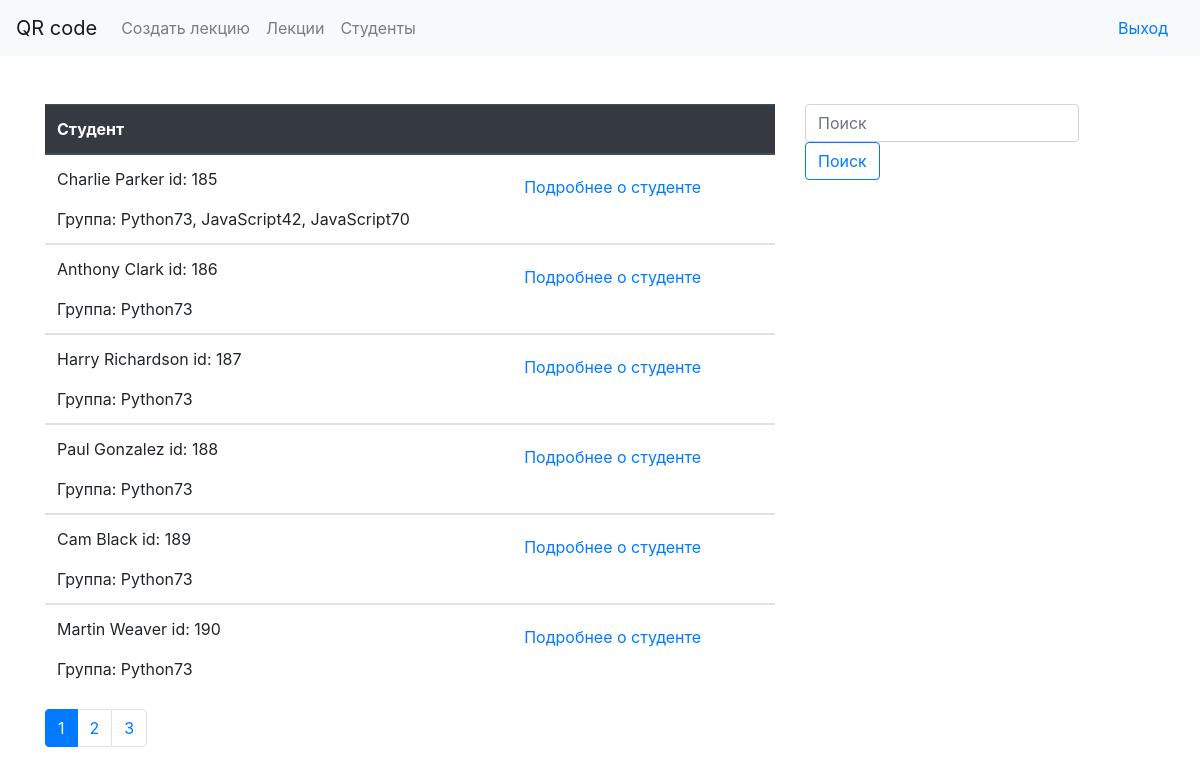
The app's page /students/ (signed in) with its own data.
### lecturer/models.py (models this page shows, shortened)
class StudentsAll(models.Model):
    name = models.CharField(
        verbose_name='Студент',
        max_length=200,
        unique=True)
    start_date = models.DateField(verbose_name='Дата зачисления студента')
    activity = models.BooleanField(verbose_name='Активность', default=True)
    my_group = models.ManyToManyField(
        Group,
        verbose_name='Группы',
        blank=True,
    )
    comment = models.TextField(
        verbose_name='Комментарий',
        blank=True
    )
    class Meta:
        verbose_name = 'Студент'
        verbose_name_plural = 'Студенты'

class Group(models.Model):
    group_name = models.CharField(
        verbose_name='Название группы',
        max_length=200,
        unique=True,
    )
    course = models.ForeignKey(
        Course,
        verbose_name='Курс',
        on_delete=models.CASCADE,
    )
    start_date = models.DateField(verbose_name='Дата начала обучения')
    end_date = models.DateField(verbose_name='Дата окончания обучения')
    activity = models.BooleanField(verbose_name='Активность', default=True)
    comment = models.TextField(
        verbose_name='Комментарий',
        blank=True
    )
    class Meta:
        verbose_name = 'Группа'
        verbose_name_plural = 'Группы'
    def __str__(self):
        return str(self.group_name)
    def stud_count_admin(self):
        return str(StudentsAll.objects.filter(
            my_group__group_name=self.group_name
        ).count())
    stud_count_admin.short_description = 'Студентов в группе'

### lecturer/views.py (the view)
# urls.py: path('students/', student, name='student'),
@login_required(login_url='login')
def student(request):
    search_query = request.GET.get('search', '')
    if search_query:
        search_paginator = True
        students = StudentsAll.objects.filter(
            Q(my_group__activity=True) &
            Q(my_group__course__activity=True) & (
            Q(id__icontains=search_query) |
            Q(name__icontains=search_query) |
            Q(my_group__group_name__icontains=search_query)
            )
        ).order_by('id').distinct()
    else:
        search_paginator = False
        students = StudentsAll.objects.filter(
            Q(my_group__activity=True) &
            Q(my_group__course__activity=True)
        )
    paginator = Paginator(students, 6)
    page_number = request.GET.get('page', 1)
    page = paginator.get_page(page_number)
    is_paginator = page.has_other_pages()
    return render(
        request,
        'lecturer/students.html',
        context={
            'students': page,
            'is_paginated': is_paginator,
            'search_paginator': search_paginator,
            'search_query': search_query
        }
    )

### lecturer/templates/lecturer/students.html (shortened to what this page needs)
{% extends "lecturer/base.html" %}
{% block content %}
    <table class="table">
        <thead class="thead-dark">
            <tr>
                <th scope="col">Студент</th>
                <th scope="col"></th>
            </tr>
        </thead>
    {% for student in students %}
        <tbody>
            <tr>
                <td scope="row">
                <p>{{ student.name }} id: {{ student.id }}</p>
                  Группа: {% for group in student.my_group.all %}
                    {{ group }}{% if not forloop.last %},{% endif %}
                   {% endfor %}
                </td>
                <td scope="row">
                    <a class="nav-link" href="{% url 'student_more_url' student.id %}">Подробнее о студенте</a>
                </td>
            </tr>
        </tbody>
    {% endfor %}
    </table>
    <p>{% if is_paginated %}
        <nav aria-label="...">
            <ul class="pagination">
                {% for n in students.paginator.page_range %}
                    {% if search_paginator %}
                        {% if students.number == n %}
                            <li class="page-item active" aria-current="page">
                                <a class="page-link" href="?search={{ search_query }}&page={{ n }}">{{ n }}<span
                                class="sr-only">(current)</span></a>
                            </li>
                        {% elif n > students.number|add:-3 and n < students.number|add:3 %}
                            <li class="page-item">
                                <a class="page-link" href="?search={{ search_query }}&page={{ n }}">{{ n }}</a>
                            </li>
                        {% endif %}
                    {% else %}
                        {% if students.number == n %}
                            <li class="page-item active" aria-current="page">
                                <a class="page-link" href="?page={{ n }}">{{ n }}</a>
                            </li>
                        {% elif n > students.number|add:-3 and n < students.number|add:3 %}
                            <li class="page-item">
                                <a class="page-link" href="?page={{ n }}">{{ n }}</a>
                            </li>
                        {% endif %}
                    {% endif %}
                {% endfor %}
            </ul>
        </nav>
        {% endif %}
    </p>
{% endblock %}
{% block left %}
    <form class="form-inline" action="{% url 'student' %}">
        <input class="form-control mr-sm-2" type="search" placeholder="Поиск" aria-label="Search" name="search">
        <button class="btn btn btn-outline-primary" type="submit">Поиск</button>
    </form>
{% endblock %}

### records on screen
StudentsAll: name "Charlie Parker", id "185"
Group: group_name "Python73"
Group: group_name "JavaScript42"
Group: group_name "JavaScript70"
StudentsAll: name "Anthony Clark", id "186"
StudentsAll: name "Harry Richardson", id "187"
StudentsAll: name "Paul Gonzalez", id "188"
StudentsAll: name "Cam Black", id "189"
StudentsAll: name "Martin Weaver", id "190"

### other values on screen
{{ n }} "1"
{{ n }} "2" "3"
